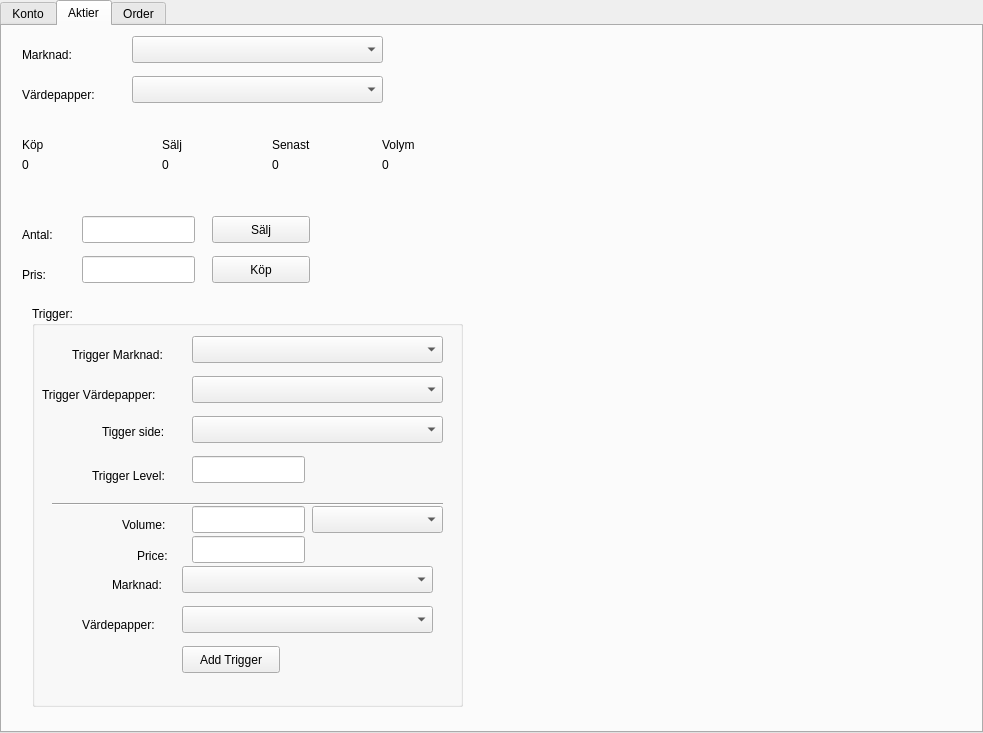
<?xml version="1.0" encoding="UTF-8"?>
<ui version="4.0">
 <class>TabWidget</class>
 <widget class="QTabWidget" name="TabWidget">
  <property name="geometry">
   <rect>
    <x>0</x>
    <y>0</y>
    <width>983</width>
    <height>733</height>
   </rect>
  </property>
  <property name="windowTitle">
   <string>TabWidget</string>
  </property>
  <property name="currentIndex">
   <number>1</number>
  </property>
  <widget class="QWidget" name="konto">
   <attribute name="title">
    <string>Konto</string>
   </attribute>
   <layout class="QFormLayout" name="formLayout">
    <property name="fieldGrowthPolicy">
     <enum>QFormLayout::AllNonFixedFieldsGrow</enum>
    </property>
    <item row="0" column="0">
     <widget class="QLabel" name="label">
      <property name="text">
       <string>Konto:</string>
      </property>
     </widget>
    </item>
    <item row="0" column="1">
     <widget class="QComboBox" name="comboBox"/>
    </item>
    <item row="2" column="0">
     <widget class="QLabel" name="label_2">
      <property name="text">
       <string>Balans:</string>
      </property>
     </widget>
    </item>
    <item row="2" column="1">
     <widget class="QLabel" name="balans">
      <property name="text">
       <string>0 SEK</string>
      </property>
     </widget>
    </item>
    <item row="3" column="0">
     <widget class="QLabel" name="label_4">
      <property name="text">
       <string>Värdepapper:</string>
      </property>
     </widget>
    </item>
    <item row="3" column="1">
     <widget class="QLabel" name="sum_stocks">
      <property name="text">
       <string>0 SEK</string>
      </property>
     </widget>
    </item>
    <item row="5" column="0" colspan="2">
     <widget class="QTableView" name="orderView">
      <property name="enabled">
       <bool>true</bool>
      </property>
      <property name="gridStyle">
       <enum>Qt::DashLine</enum>
      </property>
      <property name="sortingEnabled">
       <bool>true</bool>
      </property>
      <property name="wordWrap">
       <bool>true</bool>
      </property>
      <attribute name="horizontalHeaderCascadingSectionResizes">
       <bool>true</bool>
      </attribute>
      <attribute name="horizontalHeaderDefaultSectionSize">
       <number>150</number>
      </attribute>
      <attribute name="horizontalHeaderStretchLastSection">
       <bool>true</bool>
      </attribute>
      <attribute name="verticalHeaderDefaultSectionSize">
       <number>25</number>
      </attribute>
     </widget>
    </item>
    <item row="8" column="0">
     <widget class="QPushButton" name="logout">
      <property name="text">
       <string>Logga ut</string>
      </property>
     </widget>
    </item>
    <item row="6" column="0" colspan="2">
     <widget class="QTableView" name="positionView"/>
    </item>
    <item row="7" column="0" colspan="2">
     <widget class="QTableView" name="tradeView"/>
    </item>
   </layout>
  </widget>
  <widget class="QWidget" name="aktier">
   <attribute name="title">
    <string>Aktier</string>
   </attribute>
   <widget class="QLabel" name="label_3">
    <property name="geometry">
     <rect>
      <x>20</x>
      <y>20</y>
      <width>66</width>
      <height>17</height>
     </rect>
    </property>
    <property name="text">
     <string>Marknad:</string>
    </property>
   </widget>
   <widget class="QComboBox" name="marketsList">
    <property name="geometry">
     <rect>
      <x>130</x>
      <y>10</y>
      <width>251</width>
      <height>27</height>
     </rect>
    </property>
   </widget>
   <widget class="QLabel" name="label_5">
    <property name="geometry">
     <rect>
      <x>20</x>
      <y>60</y>
      <width>91</width>
      <height>17</height>
     </rect>
    </property>
    <property name="text">
     <string>Värdepapper:</string>
    </property>
   </widget>
   <widget class="QComboBox" name="stocksList">
    <property name="geometry">
     <rect>
      <x>130</x>
      <y>50</y>
      <width>251</width>
      <height>27</height>
     </rect>
    </property>
   </widget>
   <widget class="QLabel" name="label_6">
    <property name="geometry">
     <rect>
      <x>20</x>
      <y>110</y>
      <width>66</width>
      <height>17</height>
     </rect>
    </property>
    <property name="text">
     <string>Köp</string>
    </property>
   </widget>
   <widget class="QLabel" name="label_7">
    <property name="geometry">
     <rect>
      <x>160</x>
      <y>110</y>
      <width>66</width>
      <height>17</height>
     </rect>
    </property>
    <property name="text">
     <string>Sälj</string>
    </property>
   </widget>
   <widget class="QLabel" name="label_8">
    <property name="geometry">
     <rect>
      <x>270</x>
      <y>110</y>
      <width>66</width>
      <height>17</height>
     </rect>
    </property>
    <property name="text">
     <string>Senast</string>
    </property>
   </widget>
   <widget class="QLabel" name="label_9">
    <property name="geometry">
     <rect>
      <x>380</x>
      <y>110</y>
      <width>66</width>
      <height>17</height>
     </rect>
    </property>
    <property name="text">
     <string>Volym</string>
    </property>
   </widget>
   <widget class="QLabel" name="bid">
    <property name="geometry">
     <rect>
      <x>20</x>
      <y>130</y>
      <width>66</width>
      <height>17</height>
     </rect>
    </property>
    <property name="text">
     <string>0</string>
    </property>
   </widget>
   <widget class="QLabel" name="ask">
    <property name="geometry">
     <rect>
      <x>160</x>
      <y>130</y>
      <width>66</width>
      <height>17</height>
     </rect>
    </property>
    <property name="text">
     <string>0</string>
    </property>
   </widget>
   <widget class="QLabel" name="latest">
    <property name="geometry">
     <rect>
      <x>270</x>
      <y>130</y>
      <width>66</width>
      <height>17</height>
     </rect>
    </property>
    <property name="text">
     <string>0</string>
    </property>
   </widget>
   <widget class="QLabel" name="volume">
    <property name="geometry">
     <rect>
      <x>380</x>
      <y>130</y>
      <width>66</width>
      <height>17</height>
     </rect>
    </property>
    <property name="text">
     <string>0</string>
    </property>
   </widget>
   <widget class="QLabel" name="label_14">
    <property name="geometry">
     <rect>
      <x>20</x>
      <y>200</y>
      <width>66</width>
      <height>17</height>
     </rect>
    </property>
    <property name="text">
     <string>Antal:</string>
    </property>
   </widget>
   <widget class="QLabel" name="label_15">
    <property name="geometry">
     <rect>
      <x>20</x>
      <y>240</y>
      <width>66</width>
      <height>17</height>
     </rect>
    </property>
    <property name="text">
     <string>Pris:</string>
    </property>
   </widget>
   <widget class="QLineEdit" name="sum">
    <property name="geometry">
     <rect>
      <x>80</x>
      <y>190</y>
      <width>113</width>
      <height>27</height>
     </rect>
    </property>
   </widget>
   <widget class="QLineEdit" name="price">
    <property name="geometry">
     <rect>
      <x>80</x>
      <y>230</y>
      <width>113</width>
      <height>27</height>
     </rect>
    </property>
   </widget>
   <widget class="QPushButton" name="sellButton">
    <property name="geometry">
     <rect>
      <x>210</x>
      <y>190</y>
      <width>98</width>
      <height>27</height>
     </rect>
    </property>
    <property name="text">
     <string>Sälj</string>
    </property>
   </widget>
   <widget class="QPushButton" name="buyButton">
    <property name="geometry">
     <rect>
      <x>210</x>
      <y>230</y>
      <width>98</width>
      <height>27</height>
     </rect>
    </property>
    <property name="text">
     <string>Köp</string>
    </property>
   </widget>
   <widget class="QGroupBox" name="groupBox">
    <property name="geometry">
     <rect>
      <x>30</x>
      <y>280</y>
      <width>431</width>
      <height>401</height>
     </rect>
    </property>
    <property name="title">
     <string>Trigger:</string>
    </property>
    <property name="flat">
     <bool>false</bool>
    </property>
    <property name="checkable">
     <bool>false</bool>
    </property>
    <widget class="QLabel" name="label_10">
     <property name="geometry">
      <rect>
       <x>10</x>
       <y>80</y>
       <width>151</width>
       <height>17</height>
      </rect>
     </property>
     <property name="text">
      <string>Trigger Värdepapper:</string>
     </property>
    </widget>
    <widget class="QComboBox" name="triggerMarketsList">
     <property name="geometry">
      <rect>
       <x>160</x>
       <y>30</y>
       <width>251</width>
       <height>27</height>
      </rect>
     </property>
    </widget>
    <widget class="QComboBox" name="triggerStocksList">
     <property name="geometry">
      <rect>
       <x>160</x>
       <y>70</y>
       <width>251</width>
       <height>27</height>
      </rect>
     </property>
    </widget>
    <widget class="QLabel" name="label_11">
     <property name="geometry">
      <rect>
       <x>40</x>
       <y>40</y>
       <width>111</width>
       <height>17</height>
      </rect>
     </property>
     <property name="text">
      <string>Trigger Marknad:</string>
     </property>
    </widget>
    <widget class="QComboBox" name="triggerSide">
     <property name="geometry">
      <rect>
       <x>160</x>
       <y>110</y>
       <width>251</width>
       <height>27</height>
      </rect>
     </property>
     <property name="currentIndex">
      <number>-1</number>
     </property>
     <property name="maxVisibleItems">
      <number>6</number>
     </property>
     <property name="maxCount">
      <number>6</number>
     </property>
    </widget>
    <widget class="QLabel" name="label_12">
     <property name="geometry">
      <rect>
       <x>70</x>
       <y>110</y>
       <width>81</width>
       <height>31</height>
      </rect>
     </property>
     <property name="text">
      <string>Tigger side:</string>
     </property>
    </widget>
    <widget class="QLineEdit" name="triggerLevel">
     <property name="geometry">
      <rect>
       <x>160</x>
       <y>150</y>
       <width>113</width>
       <height>27</height>
      </rect>
     </property>
    </widget>
    <widget class="QLabel" name="label_13">
     <property name="geometry">
      <rect>
       <x>60</x>
       <y>160</y>
       <width>91</width>
       <height>20</height>
      </rect>
     </property>
     <property name="text">
      <string>Trigger Level:</string>
     </property>
    </widget>
    <widget class="Line" name="line">
     <property name="geometry">
      <rect>
       <x>20</x>
       <y>190</y>
       <width>391</width>
       <height>16</height>
      </rect>
     </property>
     <property name="orientation">
      <enum>Qt::Horizontal</enum>
     </property>
    </widget>
    <widget class="QLabel" name="label_16">
     <property name="geometry">
      <rect>
       <x>90</x>
       <y>210</y>
       <width>66</width>
       <height>17</height>
      </rect>
     </property>
     <property name="text">
      <string>Volume:</string>
     </property>
    </widget>
    <widget class="QLineEdit" name="orderVolume">
     <property name="geometry">
      <rect>
       <x>160</x>
       <y>200</y>
       <width>113</width>
       <height>27</height>
      </rect>
     </property>
    </widget>
    <widget class="QLineEdit" name="orderPrice">
     <property name="geometry">
      <rect>
       <x>160</x>
       <y>230</y>
       <width>113</width>
       <height>27</height>
      </rect>
     </property>
    </widget>
    <widget class="QLabel" name="label_19">
     <property name="geometry">
      <rect>
       <x>105</x>
       <y>240</y>
       <width>51</width>
       <height>20</height>
      </rect>
     </property>
     <property name="text">
      <string>Price:</string>
     </property>
    </widget>
    <widget class="QComboBox" name="orderSide">
     <property name="geometry">
      <rect>
       <x>280</x>
       <y>200</y>
       <width>131</width>
       <height>27</height>
      </rect>
     </property>
    </widget>
   </widget>
   <widget class="QPushButton" name="triggerButton">
    <property name="geometry">
     <rect>
      <x>180</x>
      <y>620</y>
      <width>98</width>
      <height>27</height>
     </rect>
    </property>
    <property name="text">
     <string>Add Trigger</string>
    </property>
   </widget>
   <widget class="QComboBox" name="orderStocksList">
    <property name="geometry">
     <rect>
      <x>180</x>
      <y>580</y>
      <width>251</width>
      <height>27</height>
     </rect>
    </property>
   </widget>
   <widget class="QComboBox" name="orderMarketsList">
    <property name="geometry">
     <rect>
      <x>180</x>
      <y>540</y>
      <width>251</width>
      <height>27</height>
     </rect>
    </property>
   </widget>
   <widget class="QLabel" name="label_17">
    <property name="geometry">
     <rect>
      <x>80</x>
      <y>590</y>
      <width>91</width>
      <height>17</height>
     </rect>
    </property>
    <property name="text">
     <string>Värdepapper:</string>
    </property>
   </widget>
   <widget class="QLabel" name="label_18">
    <property name="geometry">
     <rect>
      <x>110</x>
      <y>550</y>
      <width>66</width>
      <height>17</height>
     </rect>
    </property>
    <property name="text">
     <string>Marknad:</string>
    </property>
   </widget>
  </widget>
  <widget class="QWidget" name="order">
   <attribute name="title">
    <string>Order</string>
   </attribute>
   <widget class="QPushButton" name="startSub">
    <property name="geometry">
     <rect>
      <x>40</x>
      <y>40</y>
      <width>98</width>
      <height>27</height>
     </rect>
    </property>
    <property name="text">
     <string>PushButton</string>
    </property>
   </widget>
  </widget>
 </widget>
 <tabstops>
  <tabstop>comboBox</tabstop>
 </tabstops>
 <resources/>
 <connections/>
</ui>
